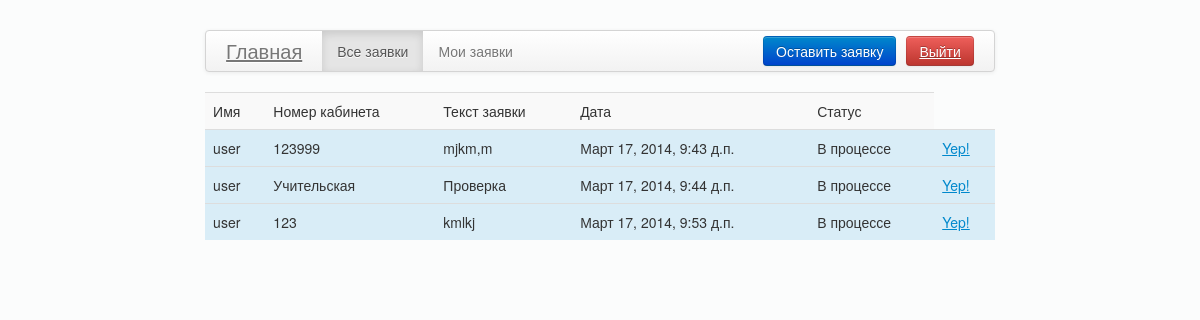
The page /tasks/ (signed in) on the database its author committed.
### journal/models.py (models this page shows, shortened)
class Task(models.Model):
    tittle = models.CharField(max_length=200)
    body = models.TextField()
    user = models.ForeignKey(CustomUser)
    status = models.BooleanField()
    cabinet = models.CharField(max_length=200)
    pub_date = models.DateTimeField('date published')

### journal/views.py (the view)
# urls.py: url(r'^tasks/$', views.TaskList.as_view(), name='list'),
class TaskList(ListView , FormMixin):
    model = models.Task
    template_name = "task_list.html"
    context_object_name = "tasks"
    form_class = add_task_form
    def get_context_data(self, **kwargs):
        user = self.request.user
        context = super(TaskList, self).get_context_data(**kwargs)
        if not(user.is_authenticated()):
            return redirect('/')
        form_class = self.get_form_class()
        context["form"] = self.get_form(form_class)
        context["cabinet"] = models.CustomUser.objects.get(pk=user).cabinet
        return context

### templates/journal/task_list.html (shortened to what this page needs)
{% extends 'journal/main.html' %}
{% block tasks %}
	<div class="row-fluid">
		<div class="span2"></div>
		<div class="span8">
		<div class="navbar" style="margin-top: 30px;">
 			<div class="navbar-inner">
    			<a class="brand" href="#">Главная</a>
    			<ul class="nav">
      				<li class="active"><a href="#">Все заявки</a></li>
      				<li><a href="#">Мои заявки</a></li>
    			</ul>
                <a  href="/logout/" class="btn btn-danger" style="float: right; margin-left: 10px;" data-toggle="modal" role="button" >Выйти</a>
    			<button class="btn btn-primary" style="float: right;" data-target="#myModal" data-toggle="modal" type="button">Оставить заявку</button>
  			</div>
		</div>
			<table class="table table-striped">
 				<tr>
 					<td>
 						Имя
 					</td>
 					<td>Номер кабинета</td>
 					<td>Текст заявки</td>
 					<td>Дата</td>
 					<td>Статус</td>
 				</tr>
                {% for task in tasks %}
                 {% if task.status %}
 				 <tr class="success">
                 {% else %}
                 <tr class="info">
                 {% endif %}
 					<td>{{ task.user }}</td>
 					<td>{{ task.cabinet }}</td>
 					<td>{{ task.body }}</td>
 					<td>{{ task.pub_date }}</td>
                    {% if task.status %}
 					<td>Выполнено</td>
                    {% else %}
                    <td>В процессе</td>
                    {% endif %}
                    {% if user.is_staff %}
                        <td>
                            <a>  Yep!</a>
                        </td>
                    {% endif %}
 				</tr>
                {% endfor %}
			</table>
		</div>
		<div class="span2"></div>
	</div>
{% endblock %}

### templates/journal/main.html (shortened to what this page needs)
<!DOCTYPE html>
<html>
<head>
 <link href="{{STATIC_URL}}bootstrap/css/bootstrap.css" rel="stylesheet" media="screen">
 <link href="{{STATIC_URL}}bootstrap/css/bootstrap-responsive.css" rel="stylesheet">
 <link href="{{STATIC_URL}}css/main.css" rel="stylesheet">
</head>
<body>
                    {% block tasks %}
                    {% endblock %}
</body>
</html>

### static/css/main.css (style rules this page uses)
body { background-color: #fbfcfc; }
a { text-decoration: underline; }

### rows shown on the page
Task: user "user", cabinet "123999", body "mjkm,m", pub_date "Март 17, 2014, 9:43 д.п.", status "В процессе"
Task: user "user", cabinet "Учительская", body "Проверка", pub_date "Март 17, 2014, 9:44 д.п.", status "В процессе"
Task: user "user", cabinet "123", body "kmlkj", pub_date "Март 17, 2014, 9:53 д.п.", status "В процессе"
